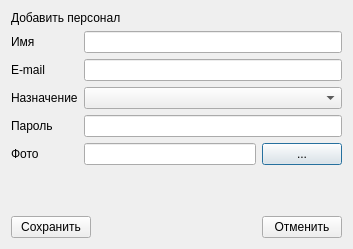
<?xml version="1.0" encoding="UTF-8"?>
<ui version="4.0">
 <class>AddStaffDialog</class>
 <widget class="QDialog" name="AddStaffDialog">
  <property name="geometry">
   <rect>
    <x>0</x>
    <y>0</y>
    <width>353</width>
    <height>249</height>
   </rect>
  </property>
  <property name="windowTitle">
   <string>Добавить Персонал</string>
  </property>
  <layout class="QVBoxLayout" name="verticalLayout">
   <item>
    <widget class="QLabel" name="label_12">
     <property name="text">
      <string>Добавить персонал</string>
     </property>
    </widget>
   </item>
   <item>
    <layout class="QFormLayout" name="formLayout">
     <item row="0" column="0">
      <widget class="QLabel" name="label_13">
       <property name="text">
        <string>Имя</string>
       </property>
       <property name="buddy">
        <cstring>staffNameEdit</cstring>
       </property>
      </widget>
     </item>
     <item row="0" column="1">
      <widget class="QLineEdit" name="staffNameEdit"/>
     </item>
     <item row="1" column="0">
      <widget class="QLabel" name="label_14">
       <property name="text">
        <string>E-mail</string>
       </property>
       <property name="buddy">
        <cstring>staffEmailEdit</cstring>
       </property>
      </widget>
     </item>
     <item row="1" column="1">
      <widget class="QLineEdit" name="staffEmailEdit"/>
     </item>
     <item row="2" column="0">
      <widget class="QLabel" name="label_11">
       <property name="text">
        <string>Назначение</string>
       </property>
       <property name="buddy">
        <cstring>staffPositionCombo</cstring>
       </property>
      </widget>
     </item>
     <item row="2" column="1">
      <widget class="QComboBox" name="staffPositionCombo">
       <item>
        <property name="text">
         <string/>
        </property>
       </item>
       <item>
        <property name="text">
         <string>Manager</string>
        </property>
       </item>
       <item>
        <property name="text">
         <string>Courier</string>
        </property>
       </item>
      </widget>
     </item>
     <item row="4" column="0">
      <widget class="QLabel" name="label_15">
       <property name="text">
        <string>Фото</string>
       </property>
       <property name="buddy">
        <cstring>staffPhotoEdit</cstring>
       </property>
      </widget>
     </item>
     <item row="4" column="1">
      <layout class="QHBoxLayout" name="horizontalLayout_2">
       <item>
        <widget class="QLineEdit" name="staffPhotoEdit"/>
       </item>
       <item>
        <widget class="QPushButton" name="photoBtn">
         <property name="text">
          <string>...</string>
         </property>
        </widget>
       </item>
      </layout>
     </item>
     <item row="3" column="1">
      <widget class="QLineEdit" name="passEdit"/>
     </item>
     <item row="3" column="0">
      <widget class="QLabel" name="label">
       <property name="text">
        <string>Пароль</string>
       </property>
      </widget>
     </item>
    </layout>
   </item>
   <item>
    <spacer name="verticalSpacer">
     <property name="orientation">
      <enum>Qt::Vertical</enum>
     </property>
     <property name="sizeHint" stdset="0">
      <size>
       <width>20</width>
       <height>2</height>
      </size>
     </property>
    </spacer>
   </item>
   <item>
    <layout class="QHBoxLayout" name="horizontalLayout">
     <item>
      <widget class="QPushButton" name="saveBtn">
       <property name="text">
        <string>Сохранить</string>
       </property>
      </widget>
     </item>
     <item>
      <spacer name="horizontalSpacer_3">
       <property name="orientation">
        <enum>Qt::Horizontal</enum>
       </property>
       <property name="sizeHint" stdset="0">
        <size>
         <width>40</width>
         <height>20</height>
        </size>
       </property>
      </spacer>
     </item>
     <item>
      <widget class="QPushButton" name="cancelBtn">
       <property name="text">
        <string>Отменить</string>
       </property>
      </widget>
     </item>
    </layout>
   </item>
  </layout>
 </widget>
 <resources/>
 <connections>
  <connection>
   <sender>saveBtn</sender>
   <signal>clicked()</signal>
   <receiver>AddStaffDialog</receiver>
   <slot>accept()</slot>
   <hints>
    <hint type="sourcelabel">
     <x>72</x>
     <y>174</y>
    </hint>
    <hint type="destinationlabel">
     <x>136</x>
     <y>164</y>
    </hint>
   </hints>
  </connection>
  <connection>
   <sender>cancelBtn</sender>
   <signal>clicked()</signal>
   <receiver>AddStaffDialog</receiver>
   <slot>reject()</slot>
   <hints>
    <hint type="sourcelabel">
     <x>270</x>
     <y>171</y>
    </hint>
    <hint type="destinationlabel">
     <x>216</x>
     <y>159</y>
    </hint>
   </hints>
  </connection>
 </connections>
</ui>
